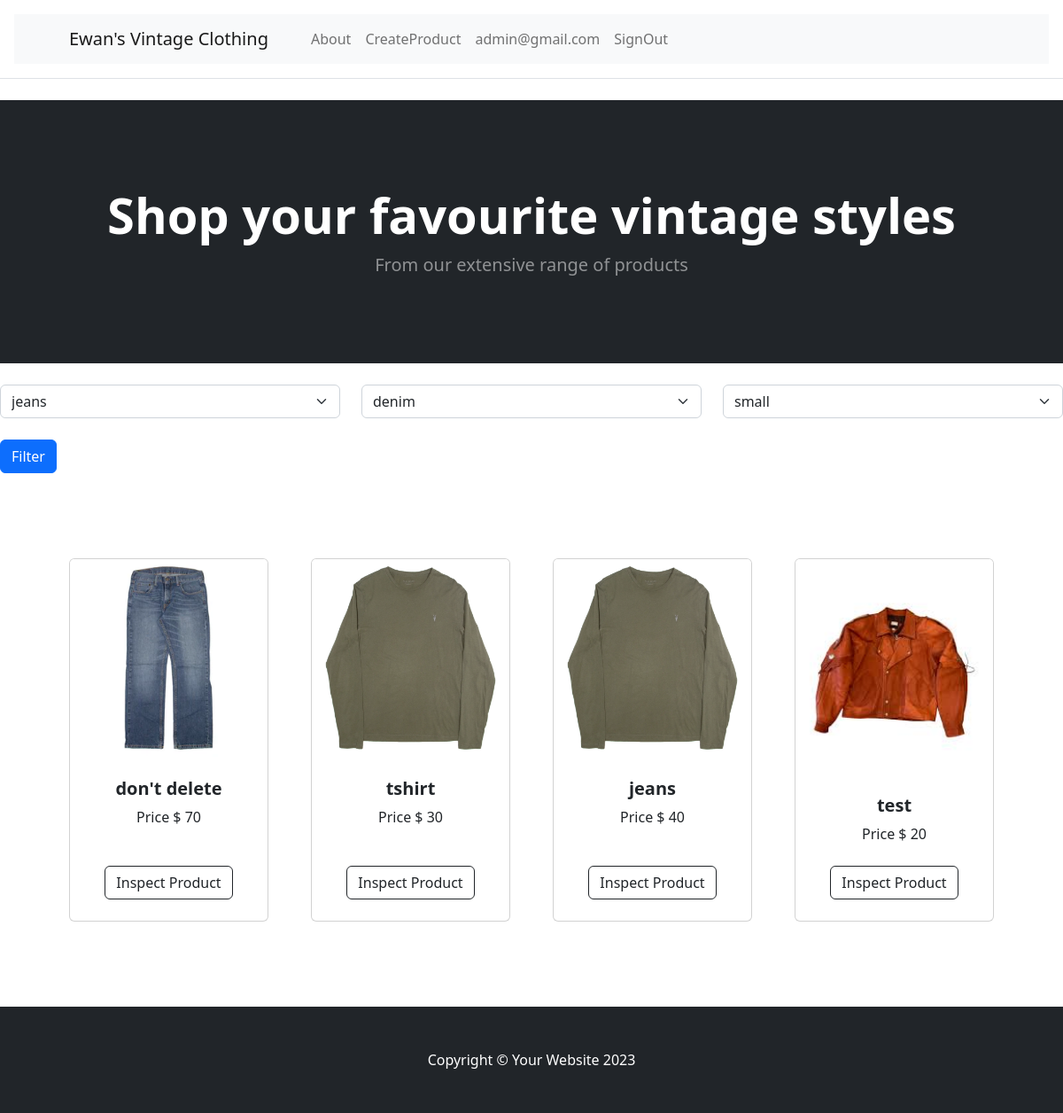
The page / (signed in) on the database its author committed.
### tables this page shows
CREATE TABLE User (
    id INTEGER PRIMARY KEY AUTOINCREMENT,
    firstname VARCHAR(255) NOT NULL,
    lastname VARCHAR(255) NOT NULL,
    email VARCHAR(255) NOT NULL UNIQUE,
    password TEXT NOT NULL,
    is_admin BOOLEAN NOT NULL DEFAULT 0,
    is_active BOOLEAN NOT NULL DEFAULT 1
);

CREATE TABLE Product (
    id INTEGER PRIMARY KEY AUTOINCREMENT,
    name VARCHAR(255) NOT NULL,
    description TEXT,
    stock INT NOT NULL CHECK (stock >= 0),
    price DECIMAL(10, 2) NOT NULL CHECK (price >= 0.00),
    imageurl VARCHAR(255) NOT NULL,
    created_by INT NOT NULL,
    product_type INT NOT NULL,
    created_at TIMESTAMP DEFAULT CURRENT_TIMESTAMP,
    FOREIGN KEY (created_by) REFERENCES User(id) ON DELETE CASCADE,
    FOREIGN KEY (product_type) REFERENCES ProductType(id) ON DELETE CASCADE
);

### app.py (the view)
@app.route('/',methods=['GET','POST'])
def products_spread():
    pt_names, pt_materials, pt_sizes =select_products_types()
    producttypename=request.args.get('producttypename')
    producttypematerial = request.args.get('producttypematerial')
    producttypesize = request.args.get('producttypesize')
    if producttypename:
        products=filter_products(name=producttypename, material=producttypematerial, size=producttypesize)
    else:
        products=select_products()
    return render_template('ProductSpread.html',products=products,
                            pt_names=pt_names, pt_materials=pt_materials, pt_sizes=pt_sizes,
                           selected_producttypename=producttypename, selected_producttypematerial=producttypematerial,
                           selected_producttypesize=producttypesize)

### Model/Product.py (called while the page is built)
    def to_dict(self) -> dict:
        return {
            "id":self.id, "name":self.name, "material":self.material, "size":self.size
        }

    def to_dict(self):
        return {
            'id': self.id,
            'name': self.name,
            'description': self.description,
            'stock': self.stock,
            'price': self.price,
            'imageurl': self.imageurl,
            'created_by': self.created_by,
            'product_type': self.product_type,
            'created_at': self.created_at
        }

### Service/UserService.py (called while the page is built)
    def get_user_by_email(self,email):
        return select_user_by_email(email)

### app.py (called while the page is built)
@app.before_request
def before_request():
    email=session.get("email")
    if email is None:
        g.user = None
    else:
        validation = UserValidation()
        user=UserService(validation).get_user_by_email(email)
        if user:
            g.user=user
            if 'cart' not in session:
                session['cart'] = {"user": user.email, "items": [],}
            else:
                g.cart = session['cart']#assign cart to g.cart to access in the template easily
        else:
            session.clear()

### db.py (called while the page is built)
def select_user_by_email(email):
    mydb=get_db()
    row=mydb.execute("""SELECT id, firstname, lastname, email, password, is_admin, is_active FROM User WHERE email = ?""",
                 (email,)).fetchone()
    if row:
        user=UserRead(id=row[0], firstname=row[1], lastname=row[2], email=row[3], password=row[4], is_admin=row[5], is_active=row[6])
        return user

def get_db():
    db = getattr(g, '_database', None)
    if db is None:
        db = g._database = sqlite3.connect(DATABASE)
    return db

def select_products():
    mydb=get_db()
    rows=mydb.execute("""SELECT id, name, description, stock, price, imageurl, created_by, product_type, created_at FROM Product""").fetchall()
    products=[ProductRead(id=row[0],
                          name=row[1],
                          description=row[2],
                          stock=row[3],
                          price=row[4],
                          imageurl=row[5],
                          created_by=row[6],
                          product_type=row[7],
                          created_at=row[8]).to_dict() for row in rows]
    return products

### templates/ProductSpread.html
{% extends "base.html" %}
{% block content %}
        <header class="bg-dark py-5">
            <div class="container px-4 px-lg-5 my-5">
                <div class="text-center text-white">
                    <h1 class="display-4 fw-bolder">Shop your favourite vintage styles</h1>
                    <p class="lead fw-normal text-white-50 mb-0">From our extensive range of products</p>
                </div>
            </div>
        </header>
    <div class="row">
    <div class="col">
    <form method="get" action="{{ url_for('products_spread') }}">
    <div class="row my-4">
        <div class="col">
                  <select class="form-select" aria-label="Default select example"  name="producttypename">
            {% for name in pt_names %}
          <option value="{{ name }}" {% if selected_producttypename==name %}selected{% endif %} >{{ name }}</option>
            {% endfor %}
        </select>
        </div>
        <div class="col">
                <select class="form-select" aria-label="Default select example"  name="producttypematerial">
            {% for material in pt_materials %}
          <option value="{{ material }}"{% if selected_producttypematerial==material %}selected{% endif %}>{{ material }}</option>
            {% endfor %}
        </select>
        </div>
        <div class="col">
                <select class="form-select" aria-label="Default select example"  name="producttypesize">
            {% for size in pt_sizes %}
          <option value="{{ size }}"{% if selected_producttypesize==size %}selected{% endif %}>{{ size }}</option>
            {% endfor %}
        </select>
        </div>
    </div>
    <button type="submit" class="btn btn-primary">
        Filter
    </button>
    </form>
    </div>
    </div>
        <section class="py-5">
            <div class="container px-4 px-lg-5 mt-5">
                <div class="row gx-4 gx-lg-5 row-cols-2 row-cols-md-3 row-cols-xl-4 justify-content-center">
                    {% if products %}
                    {% for product in products %}
                    <div class="col mb-5">
                        <div class="card h-100">
                            <img class="card-img-top" src="{{ product.imageurl }}" alt="..." />
                            <div class="card-body p-4">
                                <div class="text-center">
                                    <h5 class="fw-bolder">{{ product.name }}</h5>
                                    Price $ {{ product.price }}
                                </div>
                            </div>
                            <div class="card-footer p-4 pt-0 border-top-0 bg-transparent">
                                <div class="text-center">
                                    <a class="btn btn-outline-dark mt-auto" href="{{ url_for('get_product',name=product.name) }}">Inspect Product</a>
                                </div>
                            </div>
                        </div>
                    </div>
                    {% endfor %}
                    {% else %}
                    <div>
                        <h4>
                            there is no products
                        </h4>
                    </div>
                    {% endif %}
                </div>
            </div>
        </section>
{% endblock %}

### templates/header.html (shortened to what this page needs)
<nav class="navbar navbar-expand-lg navbar-light bg-light">
            <div class="container px-4 px-lg-5">
                <a class="navbar-brand" href="{{ url_for('products_spread') }}">Ewan's Vintage Clothing</a>
                <div class="collapse navbar-collapse" id="navbarSupportedContent">
                    <ul class="navbar-nav me-auto mb-2 mb-lg-0 ms-lg-4">
                        <li class="nav-item"><a class="nav-link" href="{{ url_for('about_page') }}">About</a></li>
                        {% if g.user %}
                            {% if g.user.is_admin %}
                                <li class="nav-item"><a class="nav-link" href="{{ url_for('create_product') }}">CreateProduct</a>
                                </li>
                                {% endif %}
                        <li class="nav-item"><a class="nav-link" href="#">{{ g.user.email }}</a></li>
                        <li class="nav-item"><a class="nav-link" href="{{ url_for('signout_page') }}">SignOut</a></li>
                        {% else %}
                        <li class="nav-item"><a class="nav-link" href="{{ url_for('signup_page') }}">SignUp</a></li>
                        <li class="nav-item"><a class="nav-link" href="{{ url_for('signin_page') }}">SignIn</a></li>
                        {% endif %}
                    </ul>
                </div>
            </div>
        </nav>

### rows shown on the page
User: user.email "admin@gmail.com"
Product: imageurl (picture), name "don't delete", price "70"
Product: imageurl (picture), name "tshirt", price "30"
Product: imageurl (picture), name "jeans", price "40"
Product: imageurl (picture), name "test", price "20"

### other values the page prints
form field producttypename "jeans"
form field producttypematerial "denim"
form field producttypesize "small"
